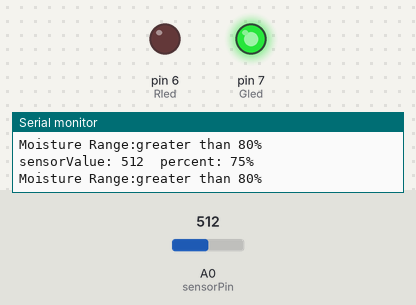
This sketch was run on a simulated Arduino Uno, built with avr-gcc and run on an emulated ATmega328P. Shown: output pins drawn as LEDs (lit = HIGH), the last lines printed to the serial monitor. Inputs (shaded band) come from the test bench; at power-on: A0 (sensorPin) = 512.

Above: at 2.8 s.
2.9 s: A0 (sensorPin) set to 613
5.6 s: A0 (sensorPin) set to 632
At 6.5 s:
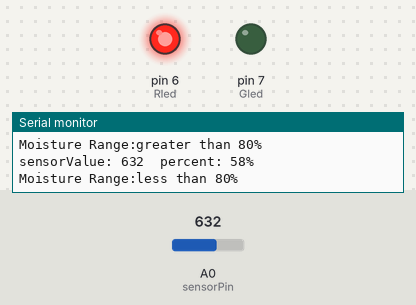
8.3 s: A0 (sensorPin) set to 511
At 10.8 s:
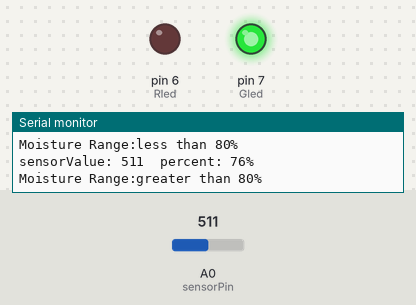
11.5 s: A0 (sensorPin) set to 716
At 12.3 s:
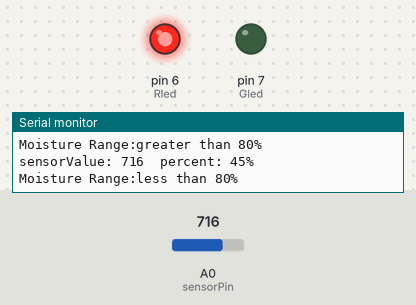
Timing chart, 0 to 14.5 s (numbered marks = the images above; inputs shaded):
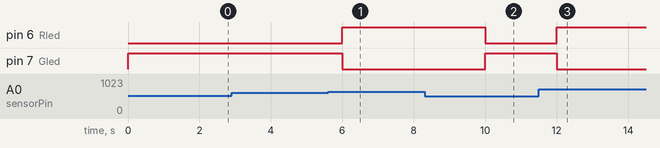

Measured:
- the behaviour switches between 619 and 620 on A0 (sensorPin) (found by bisection; images 0 and 1)
- after the input at 5.6 s, pin 6 (Rled): LOW → HIGH after 0.40 s; pin 7 (Gled): HIGH → LOW after 0.40 s
- after the input at 8.3 s, pin 6 (Rled): HIGH → LOW after 1.7 s; pin 7 (Gled): LOW → HIGH after 1.7 s
- after the input at 11.5 s, pin 6 (Rled): LOW → HIGH after 0.51 s; pin 7 (Gled): HIGH → LOW after 0.51 s

The sketch:

Irrigation_system.ino
```cpp
int sensorPin = A0;
int sensorValue = 0;
int percent = 0;
String percentString ="0";
int stringLength = 0;
int Gled= 7;
int Rled= 6;


void setup() {
  // initialize serial communication at 9600 bits per second:
  Serial.begin(9600);
  pinMode(Gled, OUTPUT);
  pinMode(Rled, OUTPUT);
}


void loop() {
   sensorValue = analogRead(sensorPin);
  percent = convertToPercent(sensorValue);
  percentString = String(percent);
  stringLength = percentString.length();
  Serial.print("sensorValue: ");
  Serial.print(sensorValue);
  Serial.print("  percent: ");
  Serial.print(percent);
  Serial.print("%");
   Serial.println("");
   if(percent>=60)
   {
    digitalWrite(Rled, LOW);
    digitalWrite(Gled, HIGH);
     Serial.println("Moisture Range:greater than 80%");
    delay(1000);
   }
   else
   {
    digitalWrite(Gled, LOW);
    digitalWrite(Rled, HIGH);
     Serial.println("Moisture Range:less than 80%");
    delay(1000);
   }

  delay(1000);
}

int convertToPercent(int value)
{
  int percentValue = 0;
  percentValue = map(value, 1023, 350, 0, 100);
  if(percentValue>100)
    percentValue = 100;
  return percentValue;
}
```
